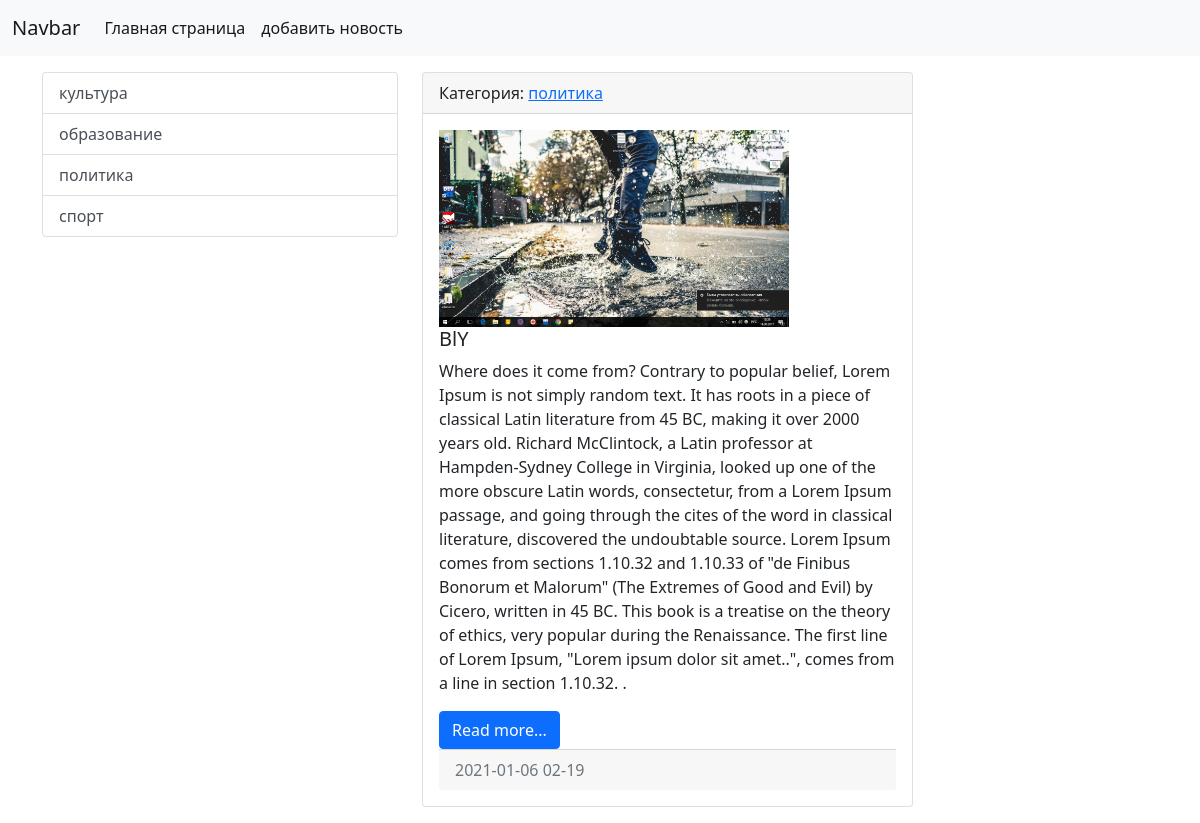
Screenshot of /category/3/ with the database file from the repository.
### news/models.py (models this page shows, shortened)
class Category(models.Model):
    title = models.CharField(max_length=150, db_index=True, verbose_name='наименование категории')
    def __str__(self):
        return self.title
    class Meta:
        verbose_name = "категория"
        verbose_name_plural = "категорти"
        ordering = ["title"]

class News(models.Model):
    title = models.CharField(max_length=150, verbose_name='наименование')
    content = models.TextField(blank=True, verbose_name='контент')
    created_at = models.DateTimeField(auto_now_add=True, verbose_name='дата публикации')
    updated_at = models.DateTimeField(auto_now=True, verbose_name='обновлено')
    photo = models.ImageField(upload_to='photo/%Y/%m/%d/', verbose_name='фото', blank=True)
    is_published = models.BooleanField(default=True, verbose_name='опубликовано')
    category = models.ForeignKey('Category', on_delete=models.PROTECT, null=True, verbose_name='Категория')
    class Meta:
        verbose_name = "Новость"
        verbose_name_plural = "Новости"
        ordering = ["-created_at"]

### news/views.py (the view)
# urls.py: path('category/<int:category_id>/', get_category, name='category'),
def get_category(request, category_id):
    news = News.objects.filter(category_id=category_id)
    category = Category.objects.get(pk=category_id)
    return render(request, 'news/category.html', {'news': news, 'category': category})

### news/templatetags/news_tags.py (called while the page is built)
@register.inclusion_tag('news/list_categories.html')
def show_categories():
    categories = Category.objects.all()
    return {'categories': categories,}

### news/templates/News/category.html (shortened to what this page needs)
{% extends 'base.html' %}
{% block sidebar %}
    {% include 'inc/_sidebar.html' %}
{% endblock %}
{% block content %}
        <div class="col-md-8">
            {% for item in news %}
                <div class="card mb-3">
                      <div class="card-header">
                          Категория: <a href="{% url 'category' item.category.pk %}">{{ item.category }}</a>
                      </div>
                      <div class="card-body">
                          <div class="media">
                              {% if item.photo %}
                                <img src="{{ item.photo.url }}" alt="" width="350px" class="mr-3">
                              {% else %}
                                <img src="https://wallpapercave.com/wp/wp4581632.jpg" alt="" width="350px" class="mr-3">
                              {% endif %}
                              <div class="media-body">
                                  <h5 class="card-title">{{ item.title }}</h5>
                                  <p class="card-text">{{ item.content }}</p>
                                  <a href="#" class="btn btn-primary">Read more...</a>
                              </div>
                  <div class="card-footer text-muted">
                    {{ item.created_at|date:"Y-m-d H-i" }}
                  </div>
                </div>
            {% endfor %}
            </div>
        </div>
    </div>
{% endblock %}

### news/templates/News/list_categories.html
<div class="list-group">
     {% for item in categories %}
        <a href="{% url 'category' item.pk %}" class="list-group-item list-group-item-action">{{ item.title }}</a>
     {% endfor %}
 </div>

### rows the page displays
Category: title "культура"
Category: title "образование"
Category: title "политика"
Category: title "спорт"
News: category "политика", photo (picture), title "BlY", content "Where does it come from? Contrary to popular belief, Lorem Ipsum is not simply random text. It has roots in a piece of classical Latin literature from 45 BC, making it over 2000 years old. Richard McClintock, a Latin professor at Hampden-Sydney College in Virginia, looked up one of the more obscure Latin words, consectetur, from a Lorem Ipsum passage, and going through the cites of the word in classical literature, discovered the undoubtable source. Lorem Ipsum comes from sections 1.10.32 and 1.10.33 of \"de Finibus Bonorum et Malorum\" (The Extremes of Good and Evil) by Cicero, written in 45 BC. This book is a treatise on the theory of ethics, very popular during the Renaissance. The first…", created_at "2021-01-06 02-19"
